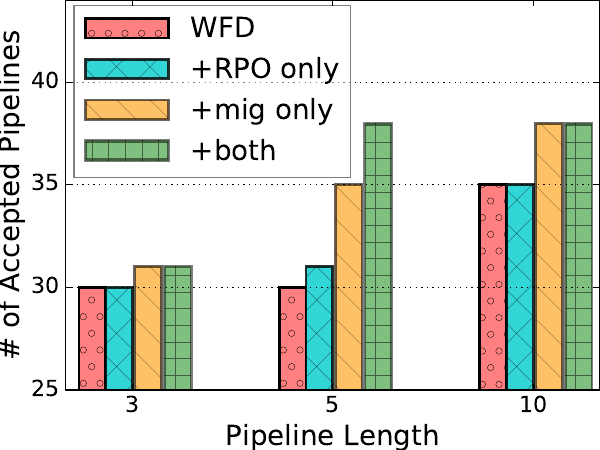

Python code for this plot:
import numpy as np
import math
import matplotlib.pyplot as plt
import sys

def main():

    markers = ["s", "D", "o", "*", "v", "^"]
    linestyles = ['-', '--', ':', '-', '--', '--']
    colors = ['#ff8080', "#00cccc", '#ff9900', 'g', 'k', 'm', 'r']
    patterns = ['o', 'x', '\\', '+', '.', 'O', '-']

    # Data format
    #<first line> number of tasks per Pipeline
    #<second lines> - without opti
    #<third line> - with opo only
    #<fourth line> - with mig only
    #<fourth line> - with both

    tasks = []
    total_tasks = []
    without_opti = []
    with_mig = []
    with_opo = []
    with_both = []
    with open("accept_multiprocessor_4core.csv") as f:
        tasks = [float(x) for x in f.readline().strip().rstrip('\n').split(" ")]
        without_opti = [int(x) for x in f.readline().strip().rstrip('\n').split(" ")]
        with_opo = [int(x) for x in f.readline().strip().rstrip('\n').split(" ")]
        with_mig = [int(x) for x in f.readline().strip().rstrip('\n').split(" ")]
        with_both = [int(x) for x in f.readline().strip().rstrip('\n').split(" ")]

    # convert to percentage based on total task
    # without_opti = [100 * float(without_opti[i]) / total_tasks[i] for i in range(len(total_tasks))]
    # with_mig = [100 * float(with_mig[i]) / total_tasks[i] for i in range(len(total_tasks))]
    # with_opo = [100 * float(with_opo[i]) / total_tasks[i] for i in range(len(total_tasks))]
    # with_both = [100 * float(with_both[i]) / total_tasks[i] for i in range(len(total_tasks))]

    fig = plt.figure(num=None, figsize=(6, 4.5), dpi=80, edgecolor='k')
    plt.xlim(2, 10)

    ax = fig.add_subplot(111)
    plt.ylim(25, 44)

    plt.xlabel("Pipeline Length", fontsize=20)
    plt.ylabel("# of Accepted Pipelines", fontsize=20)

    bar_width = 0.4
    ypos = []
    labels = ["WFD", "+RPO only", "+mig only", "+both"]
    x = 1

    xticks = [3, 6, 9]
    # plt.xticks(xticks)
    ax.set_xticks(xticks)
    ax.set_xticklabels(["3", "5", "10"])

    i = 0
    plt.bar([x - bar_width* 1.5  for x in xticks], without_opti, bar_width, bottom=None, color=colors[i], hatch=patterns[i], align='center', alpha=1, label=labels[i], edgecolor='k', linewidth=2)

    i += 1
    plt.bar([x - bar_width/2  for x in xticks], with_opo, bar_width, bottom=None, color=colors[i], hatch=patterns[i], align='center', alpha=0.8, label=labels[i], edgecolor='k', linewidth=2)

    i += 1
    plt.bar([x + bar_width/1.5 - 0.03  for x in xticks], with_mig, bar_width, bottom=None, color=colors[i], hatch=patterns[i], align='center', alpha=0.6, label=labels[i], edgecolor='k', linewidth=2)

    i += 1
    plt.bar([x + bar_width*1.5 + 0.08  for x in xticks], with_both, bar_width, bottom=None, color=colors[i], hatch=patterns[i], align='center', alpha=0.5, label=labels[i], edgecolor='k', linewidth=2)

    plt.tick_params(axis='both', which='major', labelsize=16)
    plt.tick_params(axis='both', which='minor', labelsize=16)

    legend = ax.legend(loc='lower left', bbox_to_anchor=(-0.01, 0.51), prop={'size': 20}, handlelength=3.0)
    legend.get_frame().set_alpha(0.5)
    plt.grid(axis='y')
    plt.tight_layout(pad=0)
    # plt.show()
    plt.savefig("accept_multiprocessor_4core.pdf")


if __name__ == "__main__":
    main()
